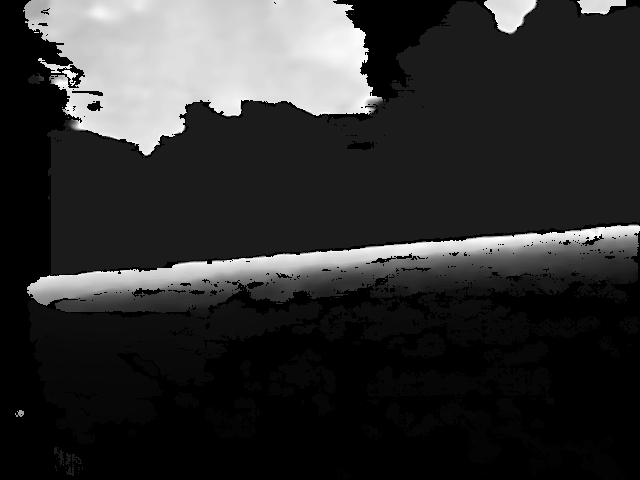
#> input picture test_data/data/real_depth_image/15.tif, 640 x 480 px, found by its file name
$ jupyter execute createContourCentroids.ipynb
#> lines starting #> are read from the running program, lines starting #| are printed output that depends on the picture; after the words box and inside, x2 and y2 are one past the last pixel; in counts of white or black regions, pixels touching at a corner belong together
[cell 1]
from PIL import Image
import torch
import matplotlib.pyplot as plt
# from torchvision import tranforms
import numpy as np
import cv2 as cv

[cell 2]
# Open .tif file
tif_image = Image.open(r"C:\Users\shrey\Documents\LIR_Project\tif_files_our_data\15.tif")
#> tif_image is the input picture: PIL image 640x480 L; min 0, max 255, mean 47.5
tif_image.show()
type(tif_image)

[cell 3]
tif_image_np = np.array(tif_image)
type(tif_image_np)
img_min = np.min(tif_image_np)
#> img_min = 0
img_max = np.max(tif_image_np)
#> img_max = 255

print(img_min)
#| 0
print(img_max)
#| 255
tif_image_np = (tif_image_np - np.min(tif_image_np)) / (np.max(tif_image_np) - np.min(tif_image_np))
tif_image_np.shape
#> Out = (480, 640)

[cell 4]
plt.imshow(tif_image_np)

[cell 5]
# Contour Center
img_min = np.min(tif_image_np)
img_max = np.max(tif_image_np)
#> img_max = 1

print(img_min)
#| 0.0
print(img_max)
#| 1.0

[cell 6]
# path = r"C:\Users\shrey\Documents\LIR_Project\ANEU\mu_ts_2021_11_09_16h15m31s_000038.tif"
path = r"C:\Users\shrey\Documents\LIR_Project\tif_files_our_data\14.tif"
src = cv.imread(path)
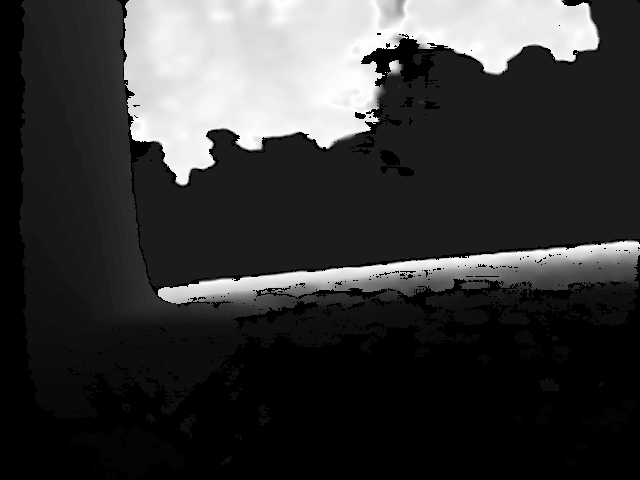
#> input picture test_data/data/real_depth_image/14.tif, 640 x 480 px, found by its file name
#> src is the input picture: shape (480, 640, 3); min 0, max 255, mean 55.3
gray = cv.cvtColor(src, cv.COLOR_BGR2GRAY)
blurred = cv.GaussianBlur(gray, (5, 5), 0)
thresh = cv.threshold(blurred, 60, 255, cv.THRESH_BINARY)[1]
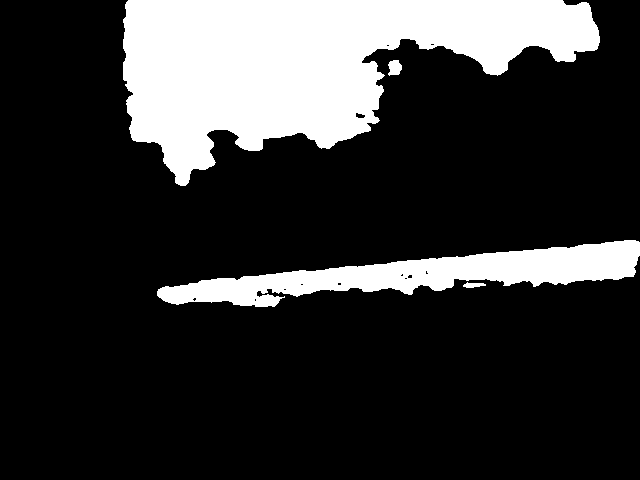
#> thresh: shape (480, 640); 20.2% white; 4 white regions
print(thresh.shape)
#| (480, 640)

[cell 7]
contours, heirarchies = cv.findContours(thresh, cv.RETR_LIST, cv.CHAIN_APPROX_SIMPLE)
#> contours = 16 contours, 11 with area under 20; largest, box (x1, y1, x2, y2) and area: (123, 0, 600, 186) 47641, (157, 240, 640, 307) 12854, (388, 60, 402, 76) 146, (463, 282, 486, 288) 65, (355, 112, 366, 119) 43
blank = np.zeros(thresh.shape, dtype='uint8')

cv.drawContours(blank, contours, -1, (255,0,0), 1)
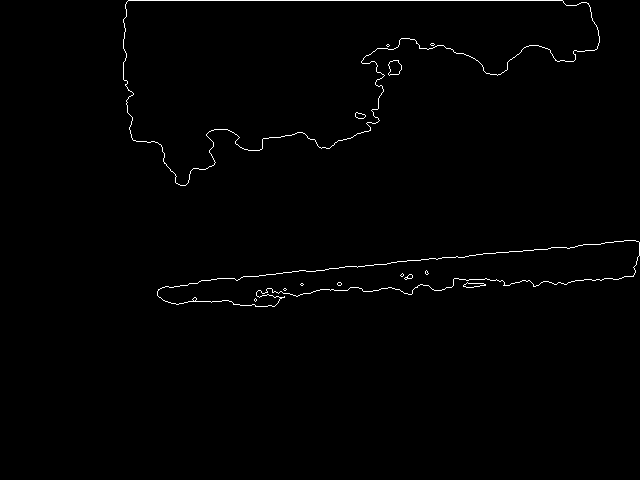
#> blank: shape (480, 640); 0.87% white in thin lines or dots, all inside (x1, y1, x2, y2) = (123, 0, 640, 307)

[cell 8]
centroids = []
# Append the point on image
centroids.append((212, 240))

for i in contours:
	M = cv.moments(i)
	if M['m00'] != 0:
		cx = int(M['m10']/M['m00'])
		cy = int(M['m01']/M['m00'])
		cv.drawContours(src, [i], -1, (0, 255, 0), 2)
		cv.circle(src, (cx, cy), 7, (0, 0, 255), -1)
		cv.putText(src, "center", (cx - 20, cy - 20),
				cv.FONT_HERSHEY_SIMPLEX, 0.5, (0, 0, 0), 2)
		centroids.append((cx, cy))
#> this loop made 16 passes
#> (cx, cy) on passes 1 to 12: (255, 299), (194, 298), (284, 289), (301, 284), (339, 283), (472, 284), (405, 278), (409, 276), (401, 274), (426, 272), (424, 273), (359, 115)
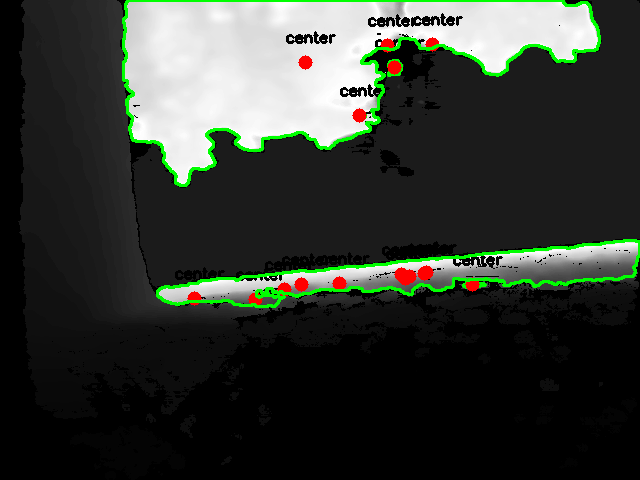
#> src: shape (480, 640, 3); 4.5% of pixels changed, all inside (x1, y1, x2, y2) = (122, 0, 640, 308)
#> after the loop, centroids = [(212, 240), (255, 299), (194, 298), (284, 289), (301, 284), (339, 283), (472, 284), (405, 278), (409, 276), (401, 274), (426, 272), (424, 273), (359, 115), (394, 67), (387, 45), (432, 44), (305, 62)]

[cell 9]
cv.imshow("Image", src)
cv.waitKey(0)
#> Out = 27

[cell 10]
# Plot the image
plt.imshow(cv.cvtColor(src, cv.COLOR_BGR2RGB))

# Get the Trajectories
def create_waypoints(point1, point2, num_waypoints = 5):
    x1, y1 = point1
    x2, y2 = point2
    x_values = np.linspace(x1, x2, num_waypoints)
    y_values = np.linspace(y1, y2, num_waypoints)

    # Create a list of tuples representing the waypoints
    waypoints = [(int(x), int(y)) for x, y in zip(x_values, y_values)]
    return waypoints

for i in range(len(centroids)-1):
    waypoints = create_waypoints(centroids[i], centroids[i+1])
    print(waypoints)
    # Plot the waypoints as stars
    for point in waypoints:
        plt.scatter(point[0], point[1], marker='*', color='red', s=100)
#> this loop made 16 passes
#> (x1 in create_waypoints, y1 in create_waypoints, x2 in create_waypoints, y2 in create_waypoints, x_values in create_waypoints, y_values in create_waypoints, waypoints) on passes 1 to 4: (212, 240, 255, 299, [212, 222.8, 233.5, 244.2, 255], [240, 254.8, 269.5, 284.2, 299], [(212, 240), (222, 254), (233, 269), (244, 284), (255, 299)]), (255, 299, 194, 298, [255, 239.8, 224.5, 209.2, 194], [299, 298.8, 298.5, 298.2, 298], [(255, 299), (239, 298), (224, 298), (209, 298), (194, 298)]), (194, 298, 284, 289, [194, 216.5, 239, 261.5, 284], [298, 295.8, 293.5, 291.2, 289], [(194, 298), (216, 295), (239, 293), (261, 291), (284, 289)]), (284, 289, 301, 284, [284, 288.2, 292.5, 296.8, 301], [289, 287.8, 286.5, 285.2, 284], [(284, 289), (288, 287), (292, 286), (296, 285), (301, 284)])
#| [(212, 240), (222, 254), (233, 269), (244, 284), (255, 299)]
#| [(255, 299), (239, 298), (224, 298), (209, 298), (194, 298)]
#| [(194, 298), (216, 295), (239, 293), (261, 291), (284, 289)]
#| [(284, 289), (288, 287), (292, 286), (296, 285), (301, 284)]
#| [(301, 284), (310, 283), (320, 283), (329, 283), (339, 283)]
#| [(339, 283), (372, 283), (405, 283), (438, 283), (472, 284)]
#| [(472, 284), (455, 282), (438, 281), (421, 279), (405, 278)]
#| [(405, 278), (406, 277), (407, 277), (408, 276), (409, 276)]
#> (further printed lines are left out)

# Show the plot
plt.show()
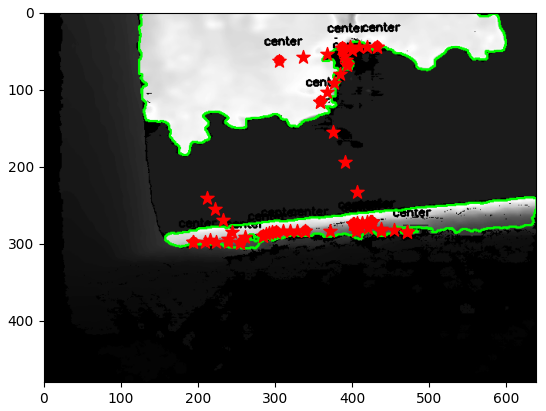
#> figure drawn by matplotlib, 1 panel
